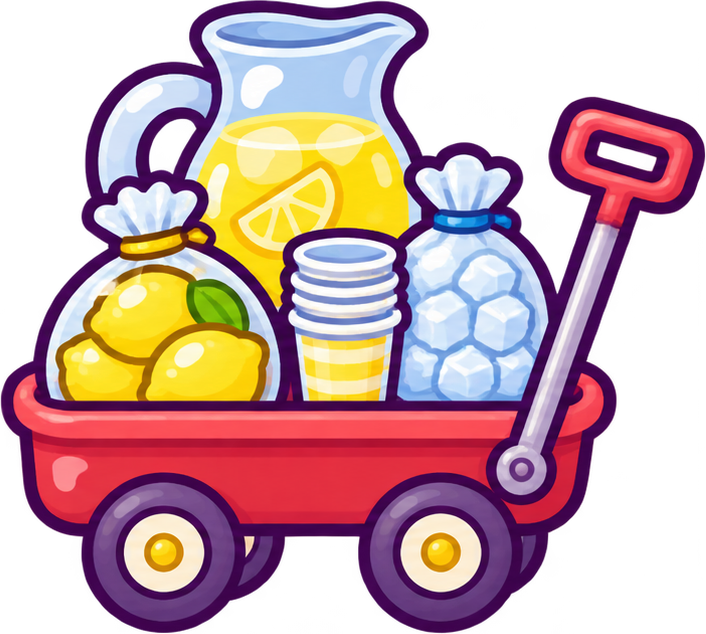
#> input picture art_src/shop/big_wagon.png, 706 x 634 px; its folder holds 4 pictures in this run
$ python build_shop_art.py
#> lines starting #> are read from the running program, lines starting #| are printed output that depends on the picture
"""Make the game-size Stand Shop pictures from the big sources in art_src/shop/.

Sources are the full-size item pictures (transparent background, cleaned: inside alpha
made fully solid, stray specks removed, cropped to the item). Each is shrunk so its
longer side is SIZE px (about 2x what the MSI shows), premultiplied so the transparent
edge does not turn dark.

Run from the repo root:
    py -3.11 -I art_src/build_shop_art.py
"""
import glob
import os

from PIL import Image

SRC = os.path.join('art_src', 'shop')
DST = os.path.join('public', 'sprites', 'shop')
SIZE = 320


def main():
    os.makedirs(DST, exist_ok=True)
    for path in sorted(glob.glob(os.path.join(SRC, '*.png'))):
        im = Image.open(path).convert('RGBA')
#> im is the input picture: PIL image 706x634 RGBA; mean R, G, B, A 111.4, 79, 82.4, 161.5
        w, h = im.size
#> w = 706; h = 634
        k = SIZE / max(w, h)
#> k = 0.453
        size = (round(w * k), round(h * k))
#> size = (320, 287)
        out = im.convert('RGBa').resize(size, Image.LANCZOS).convert('RGBA')
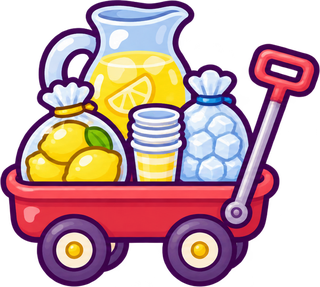
#> out: PIL image 320x287 RGBA; mean R, G, B, A 111.1, 78.7, 82.3, 161.5; transparent parts drawn white
        name = os.path.basename(path)
        out.save(os.path.join(DST, name), optimize=True)
        print('[OK] %s %dx%d -> %dx%d' % (name, w, h, size[0], size[1]))
#| [OK] big_wagon.png 706x634 -> 320x287
#> pass 2 of the loop in main, `for path in sorted(glob.glob(os.path.join(SRC, '*.png'))):`:
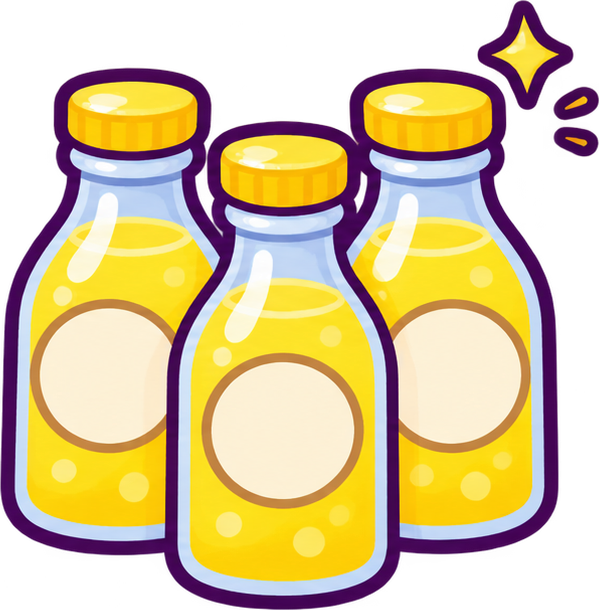
#> input picture art_src/shop/bottles.png, 599 x 610 px
#> in main, im is the input picture: PIL image 599x610 RGBA; mean R, G, B, A 142.9, 123, 82.5, 175.6
#> in main, `out = im.convert('RGBa').resize(size, Image.LANCZOS).convert('RGBA')`:
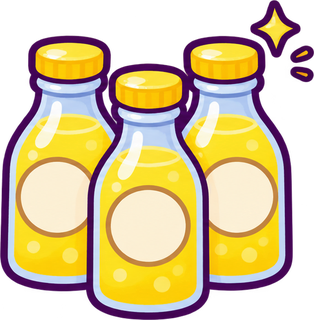
#> out: PIL image 314x320 RGBA; mean R, G, B, A 142.4, 122.5, 82.5, 175.7; transparent parts drawn white
#| [OK] bottles.png 599x610 -> 314x320
#> pass 3 of the loop in main, `for path in sorted(glob.glob(os.path.join(SRC, '*.png'))):`:
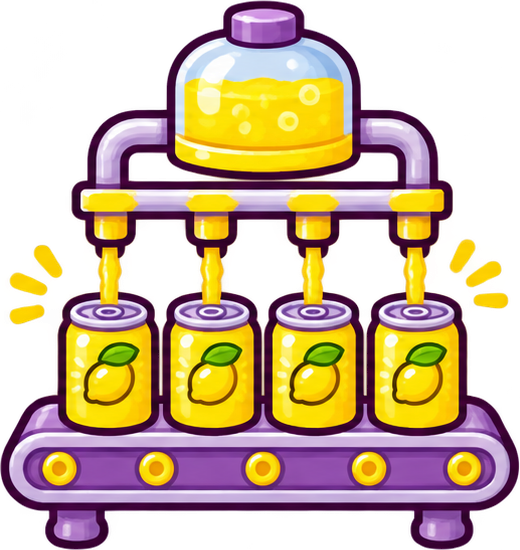
#> input picture art_src/shop/canning_line.png, 520 x 550 px
#> in main, im is the input picture: PIL image 520x550 RGBA; mean R, G, B, A 109.7, 85.3, 56.3, 146.1
#> in main, `out = im.convert('RGBa').resize(size, Image.LANCZOS).convert('RGBA')`:
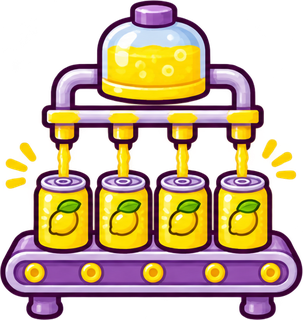
#> out: PIL image 303x320 RGBA; mean R, G, B, A 109, 84.8, 56.4, 146.1; transparent parts drawn white
#| [OK] canning_line.png 520x550 -> 303x320
#> the loop made 4 passes; the first 3 are shown


if __name__ == '__main__':
    main()
